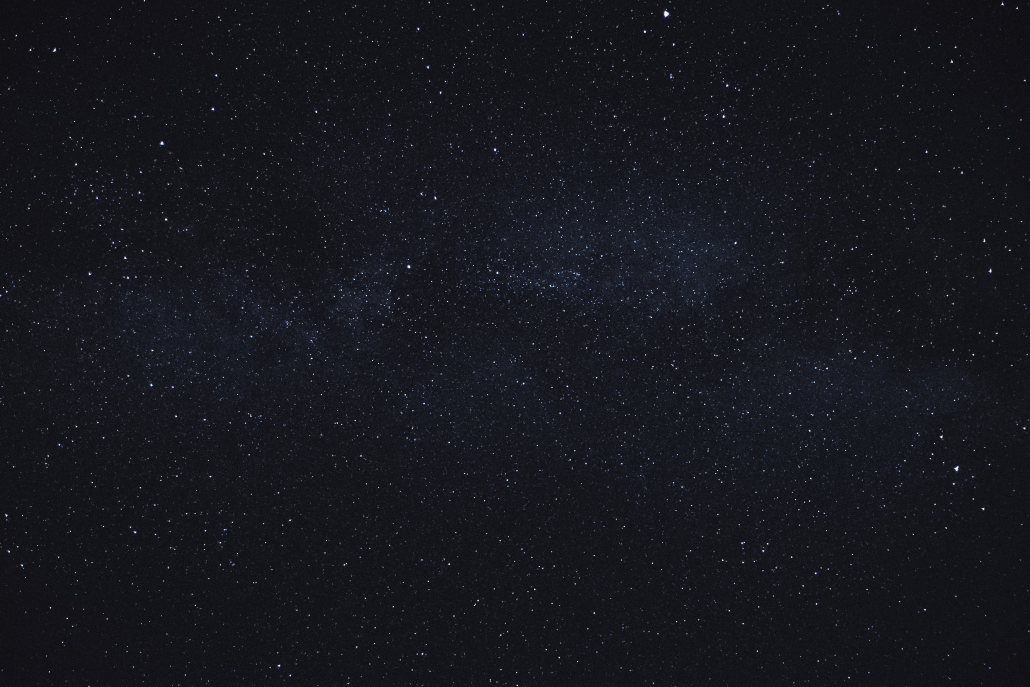
%> input picture stock_photos/stock_01.jpg, 5150 x 3433 px (shown at 1/5 size)
$ octave RL_deblur.m   (GNU Octave 9; MATLAB toolbox functions it lacks are replaced by stand-ins)
%> lines starting %> are read from the running program, lines starting %| are printed output that depends on the picture; long printed decimals are rounded
### RL_deconv.m
function [x] = RL_deconv(I, psf, max_iters)
    eps = 1e-8;
    I(I<=0) = eps;
    [H,W,C] = size(I);

    otf = psf2otf(psf, [H,W]);

    Afun    = @(x) ifft2( fft2(x).*otf, 'symmetric');
    Atfun   = @(x) ifft2( fft2(x).*conj(otf), 'symmetric');

    x = rand(size(I));
    for c = 1:C
        for i = 1:max_iters
            y = I(:,:,c)./Afun(x(:,:,c));
            y(isnan(y)) = 0;
            z = Atfun(y);
            x(:,:,c) = x(:,:,c).*(z./Atfun(ones(H,W)));
            x(isnan(x)) = 0;
            x(x<=0) = eps;
        end
    end
end

### RL_deconv_sparse.m
function [x] = RL_deconv_sparse(I, psf, max_iters)
    eps = 1e-8;
    I(I<=0) = eps;

    otf = psf2otf(psf, size(I));

    Afun    = @(x) ifft2( fft2(x).*otf, 'symmetric');
    Atfun   = @(x) ifft2( fft2(x).*conj(otf), 'symmetric');

    x = rand(size(I));
    At_1 = Atfun(ones(size(x)));
    lambda = 0.01;
    for i = 1:max_iters
        y = I./Afun(x);
        y(isnan(y)) = 0;
        z = Atfun(y);
        sp = lambda*(x./abs(x));
        sp(isnan(sp))=0;
        x = x.*(z./(At_1-sp));
        x(isnan(x)) = 0;
        x(x<=0) = eps;
    end
end

### RL_deblur.m
clear, close all

% Get sample image
img_path = 'stock_photos/stock_01.jpg';
I = rgb2gray(im2double(imread(img_path)));
I = I(1:500, 1:500);
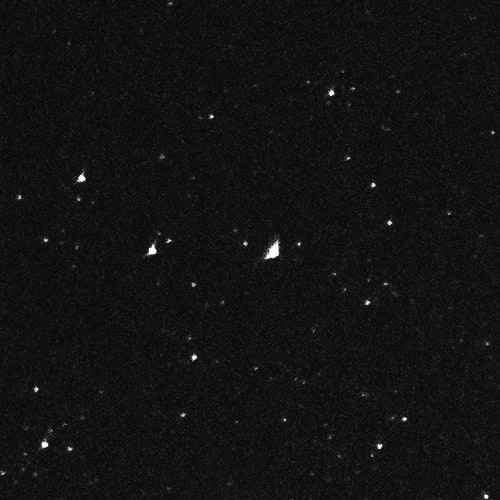
%> I: size 500x500 double; min 0.00224, max 1, mean 0.0763

% Generate blur PSF
blur_len = 50;
psf = zeros(blur_len*2-1, blur_len*2-1);
psf(1:blur_len,blur_len) = 1/blur_len;

% functions converting a point spread function (convolution kernel) to the
% corresponding optical transfer function (Fouier multiplier)
p2o = @(x) psf2otf(x, size(I));

% precompute OTFs
cFT     = p2o(psf);

% blur image with kernel
Ib = ifft2(fft2(I).*cFT);

% Deconvolution
max_iters = 25;
I_deconv = RL_deconv(Ib, psf, max_iters);
%> after the loop in RL_deconv, `for c = 1:C`:
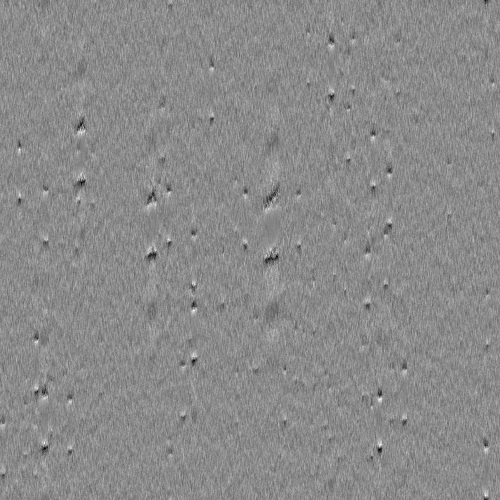
%> y: size 500x500 double; min 0.707, max 1.25, mean 1; drawn with min black and max white
I_deconv_sp = RL_deconv_sparse(Ib, psf, max_iters);
%> the loop in RL_deconv_sparse, `for i = 1:max_iters` made 25 passes
%> pass 1, in RL_deconv_sparse, `y = I./Afun(x);`:
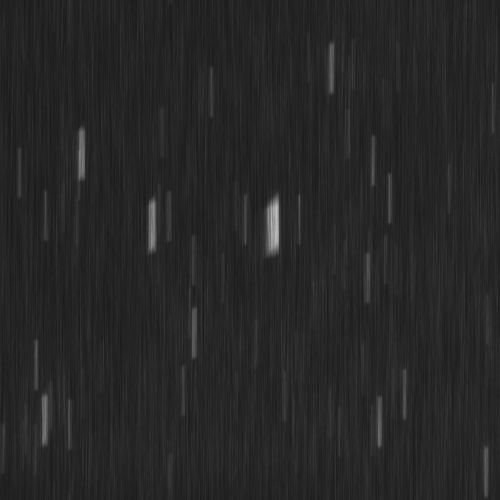
%> y: size 500x500 double; min 0.103, max 0.78, mean 0.154
%> pass 2, in RL_deconv_sparse, `y = I./Afun(x);`:
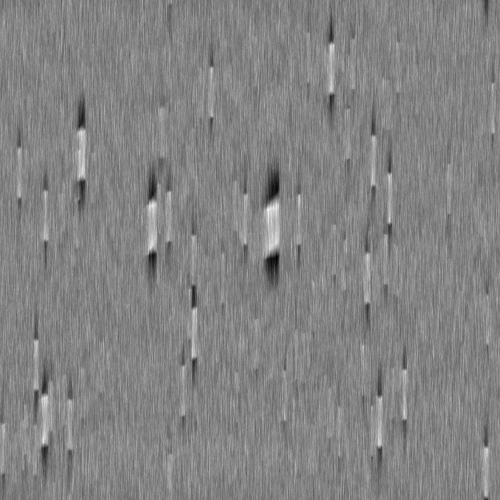
%> y: size 500x500 double; min 0.402, max 1.54, mean 0.989; drawn with min black and max white
%> after the loop in RL_deconv_sparse, `for i = 1:max_iters`: sp: size 500x500 double; every value is 0.01
%> after the loop in RL_deconv_sparse, `for i = 1:max_iters`:
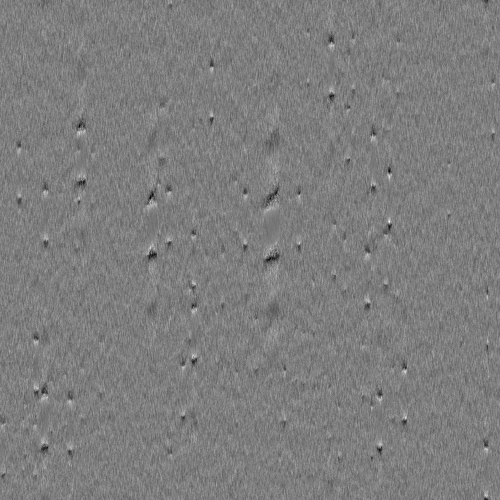
%> y: size 500x500 double; min 0.699, max 1.29, mean 0.99; drawn with min black and max white

% find PSNR
MSE = 1/(size(I,1)*size(I,2)*3)*(sum((I-I_deconv).^2,'all'));
%> MSE = 0.000933
PSNR = 10*log10(max(I,[],'all')^2/MSE);
%> PSNR = 30.3
fprintf('RL PSNR = %f \n',PSNR);
%| RL PSNR = 30.300

MSE = 1/(size(I,1)*size(I,2)*3)*(sum((I-I_deconv_sp).^2,'all'));
%> MSE = 0.000941
PSNR = 10*log10(max(I,[],'all')^2/MSE);
%> PSNR = 30.26
fprintf('RL with sparisity prior PSNR = %f \n',PSNR);
%| RL with sparisity prior PSNR = 30.263

$ run again, with stock_photos/stock_03.jpg copied over stock_photos/stock_01.jpg
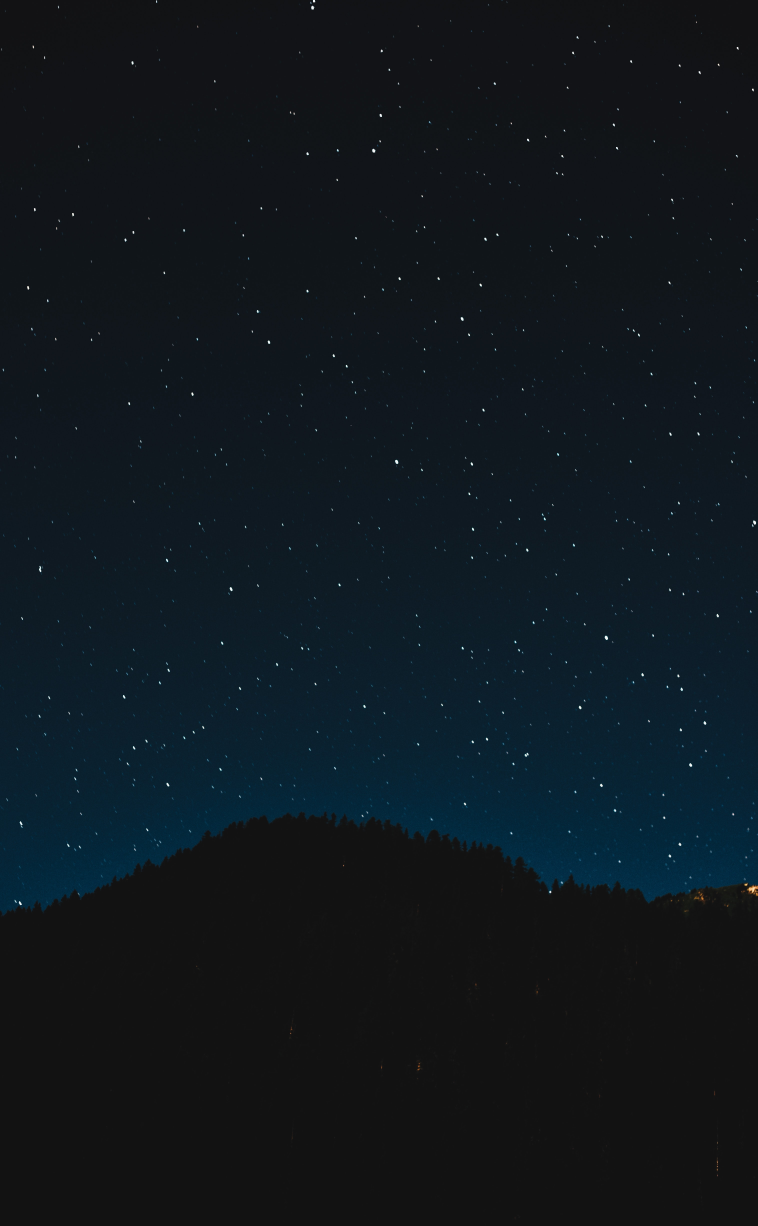
%> input picture stock_photos/stock_03.jpg, 3030 x 4903 px (shown at 1/4 size)
%> `I = I(1:500, 1:500);`:
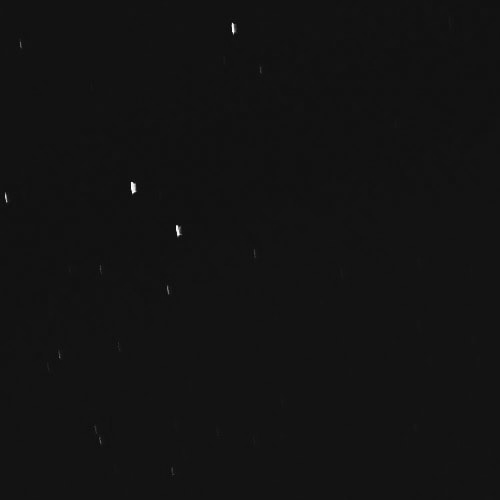
%> I: size 500x500 double; min 0.00347, max 1, mean 0.0744
%> after the loop in RL_deconv_sparse, `for i = 1:max_iters`:
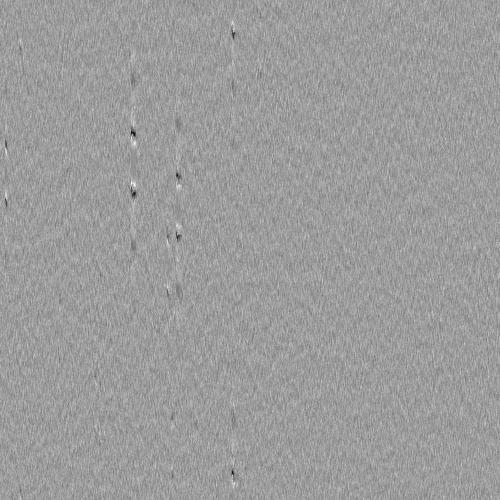
%> y: size 500x500 double; min 0.714, max 1.16, mean 0.99; drawn with min black and max white
%> `MSE = 1/(size(I,1)*size(I,2)*3)*(sum((I-I_deconv).^2,'all'));`: MSE = 0.000619
%> `PSNR = 10*log10(max(I,[],'all')^2/MSE);`: PSNR = 32.09
%| RL PSNR = 32.086
%> `MSE = 1/(size(I,1)*size(I,2)*3)*(sum((I-I_deconv_sp).^2,'all'));`: MSE = 0.00063
%> `PSNR = 10*log10(max(I,[],'all')^2/MSE);`: PSNR = 32.01
%| RL with sparisity prior PSNR = 32.006

$ run again, with stock_photos/stock_04.jpg copied over stock_photos/stock_01.jpg
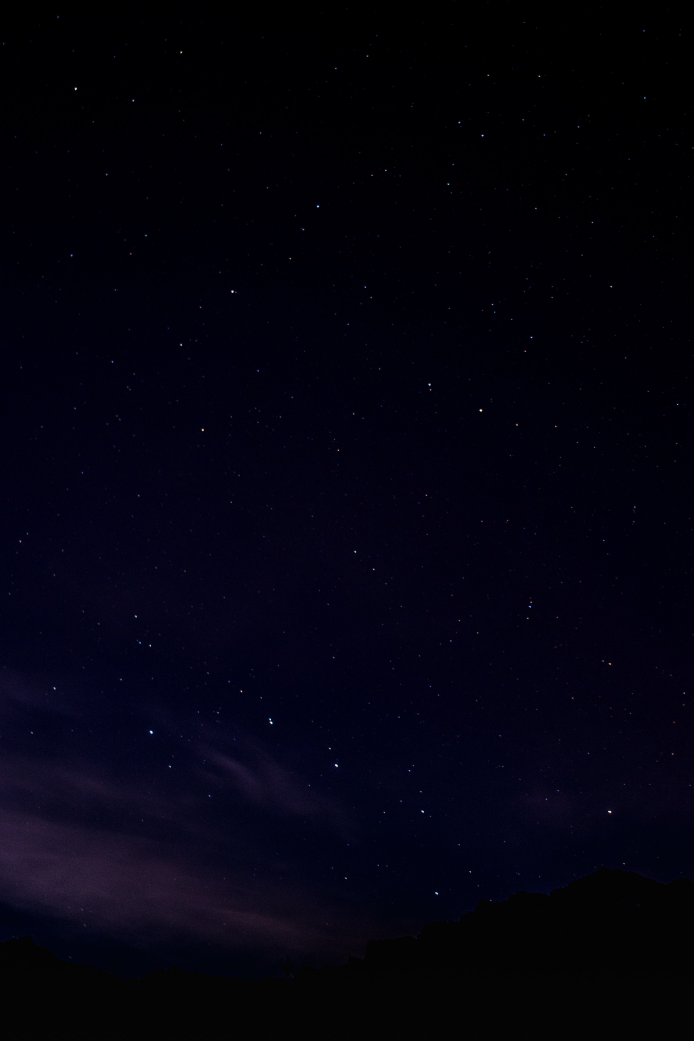
%> input picture stock_photos/stock_04.jpg, 3468 x 5202 px (shown at 1/5 size)
%> `I = I(1:500, 1:500);`:
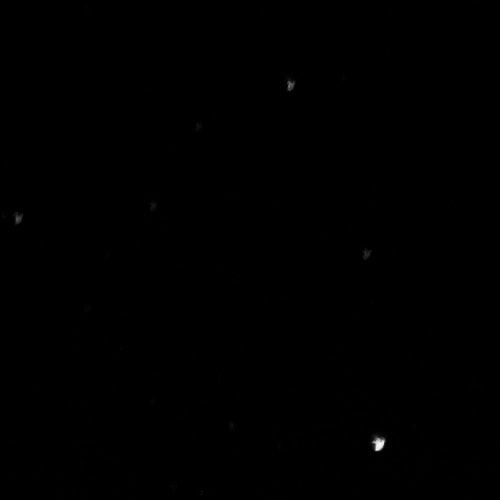
%> I: size 500x500 double; min 0, max 0.986, mean 0.00135
%> in RL_deconv, `I(I<=0) = eps;`:
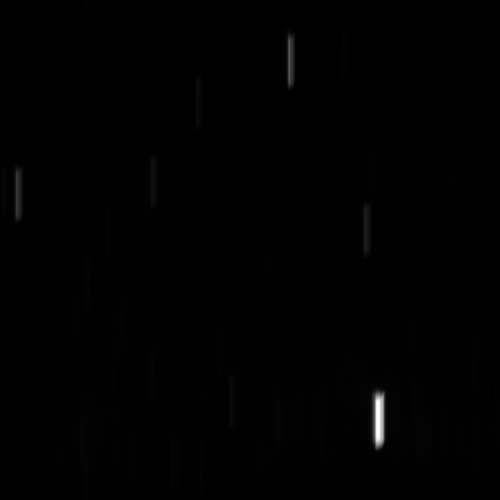
%> I: size 500x500 double; min 1.35e-21, max 0.23, mean 0.00135; drawn with min black and max white
%> `MSE = 1/(size(I,1)*size(I,2)*3)*(sum((I-I_deconv).^2,'all'));`: MSE = 2.86e-05
%> `PSNR = 10*log10(max(I,[],'all')^2/MSE);`: PSNR = 45.31
%| RL PSNR = 45.314
%> `MSE = 1/(size(I,1)*size(I,2)*3)*(sum((I-I_deconv_sp).^2,'all'));`: MSE = 2.49e-05
%> `PSNR = 10*log10(max(I,[],'all')^2/MSE);`: PSNR = 45.91
%| RL with sparisity prior PSNR = 45.913
